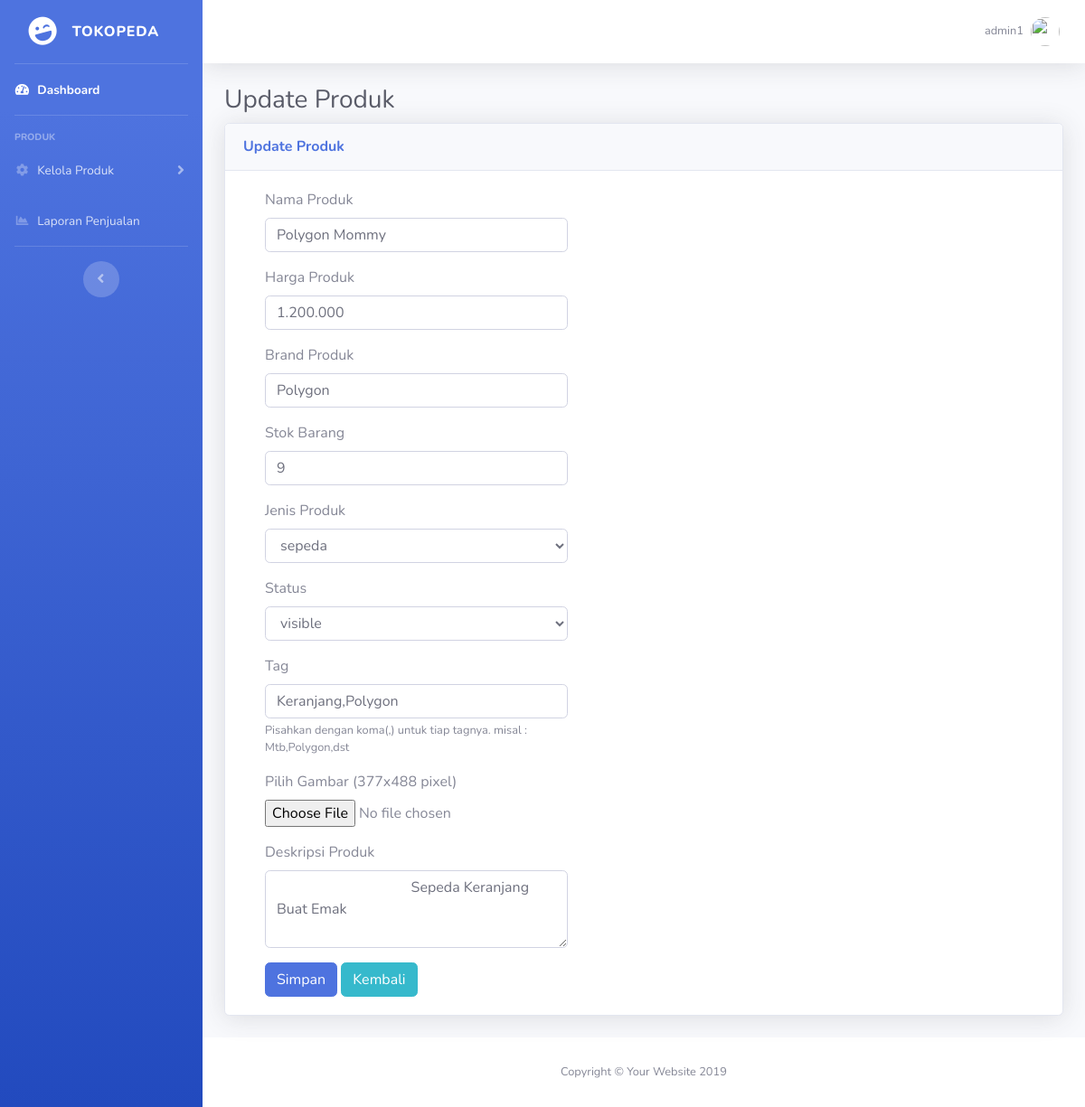
Screenshot of /public/AdminPage/formUpdate/7 (signed in) with the database file from the repository.
### tables this page shows
CREATE TABLE `product` (
  `product_id` int(11) NOT NULL,
  `product_name` varchar(255) NOT NULL,
  `product_price` varchar(255) NOT NULL,
  `stock` int(11) NOT NULL,
  `kind` varchar(255) NOT NULL,
  `status` enum('hidden','visible','','') NOT NULL,
  `weight` float NOT NULL,
  `product_brand` varchar(255) NOT NULL,
  `date_created` datetime NOT NULL DEFAULT CURRENT_TIMESTAMP,
  `updated_at` datetime NOT NULL DEFAULT CURRENT_TIMESTAMP,
  `description` varchar(255) NOT NULL,
  `tags` varchar(255) NOT NULL,
  `product_image` varchar(255) NOT NULL
);

### app/core/Controller.php (called while the page is built, shortened)
<?php
class Controller{
    public function view($view,$data=[]){
        require_once "../app/views/".$view.".php";
    }
    public function model($model){
        return new $model;
    }
}

### app/controllers/AdminPage.php (called while the page is built, shortened)
<?php
class AdminPage extends Controller{
    public function formUpdate($id){
        $data["product"] = $this->model("Produk_model")->getProductById($id);
        $this->view("admin-page/form-update",$data);
    }
}

### app/core/App.php (called while the page is built, shortened)
<?php
class App{
    protected $method = "index";
    protected $params = [];
    public function __construct(){
        $url = $this->parseURL();
        if(file_exists("../app/controllers/".$url[0].".php")){
            unset($url[0]);
        }
        $this->controller = new $this->controller;
        if(isset($url[1]) ){
            if(method_exists($this->controller,$url[1])){
                $this->method = $url[1];
                unset($url[1]);
            }
        }
        if(!empty($url)){
            $this->params = array_values($url);
        }
        call_user_func_array([$this->controller,$this->method],$this->params);
    }
    public function parseURL(){
        if(isset($_GET["url"])){
            $url = rtrim($_GET['url'],"/");
            $url = filter_var($url,FILTER_SANITIZE_URL);
            $url = explode("/",$url);
            return $url;
        }
    }
}

### public/index.php (called while the page is built, shortened)
<?php
$app = new App;

### app/core/Database.php (called while the page is built, shortened)
<?php
class Database{
    private $host = DB_HOST;
    private $username = DB_USERNAME;
    private $password = DB_PASSWORD;
    private $db_name = DB_NAME;
    private $dbh;
    private $stmt;
    public function __construct(){
        $dsn = "mysql:host=".$this->host.";dbname=".$this->db_name;
        $option = [
            PDO::ATTR_PERSISTENT => true,
            PDO::ATTR_ERRMODE => PDO::ERRMODE_EXCEPTION
        ];
        try{
            $this->dbh = new PDO($dsn,$this->username,$this->password,$option);
        } catch(PDOException $e) {
            die($e->getmessage());
        }
    }
    public function query($query){
        $this->stmt = $this->dbh->prepare($query);
    }
    public function bind($param,$value,$type=null){
        if(is_null($type)){
            switch(true){
                default:
                    $type = PDO::PARAM_STR;
            }
        }
        $this->stmt->bindValue($param,$value,$type);
    }
    public function execute(){
        $this->stmt->execute();
    }
    public function single(){
        $this->execute();
        return $this->stmt->fetch(PDO::FETCH_ASSOC);
    }
}

### app/models/Produk_model.php (called while the page is built, shortened)
<?php
class Produk_model{
    private $table = "product";
    private $db;
    public function __construct(){
        $this->db = new Database;
    }
    public function getProductById($id){
        $this->db->query("SELECT * FROM ".$this->table." WHERE product_id=:id");
        $this->db->bind("id",$id);
        return $this->db->single();
    }
}

### app/views/admin-page/form-update.php (the view, shortened to what this page needs)
<div class="container-fluid">
   <h1 class="h3 mb-2 text-gray-800">Update Produk</h1>
   <div class="card shadow mb-4">
       <div class="card-header py-3">
           <h6 class="m-0 font-weight-bold text-primary">Update Produk</h6>
       </div>
       <div class="card-body">
           <div class="container">
               <div class="row">
                   <div class="col-md-5">
                       <form action="<?= BASE_URL ?>/AdminPage/ubah" method="POST">
                           <div class="form-group">
                               <label for="nama-produk">Nama Produk</label>
                               <input type="text" class="form-control" id="nama-produk" name="nama-produk" value="<?=$data["product"]["product_name"]?>" required>
                           </div>
                           <div class="form-group">
                               <label for="harga-produk">Harga Produk</label>
                               <input type="text" class="form-control" id="harga-produk" name="harga-produk" value="<?=$data["product"]["product_price"]?>" required>
                           </div>
                           <div class="form-group">
                               <label for="brand-produk">Brand Produk</label>
                               <input type="text" class="form-control" id="brand-produk" name="brand-produk" value="<?=$data["product"]["product_brand"]?>" required>
                           </div>
                           <div class="form-group">
                               <label for="stock">Stok Barang</label>
                               <input type="text" class="form-control" id="stock" name="stock" value="<?=$data["product"]["stock"]?>" required>
                           </div>
                           <div class="form-group">
                               <label for="jenis-produk">Jenis Produk</label>
                               <select class="form-control" id="jenis-produk" name="jenis-produk" required>
                                   <option value="sepeda">sepeda</option>
                               </select>
                           </div>
                           <div class="form-group">
                               <label for="status">Status</label>
                               <select class="form-control" name="status" id="status" required>
                                   <option value="visible">visible</option>
                               </select>
                           </div>
                           <div class="form-group">
                               <label for="tag">Tag</label>
                               <input type="text" class="form-control" id="tag" name="tag" value="<?=$data["product"]["tags"]?>" required>
                               <small id="emailHelp" class="form-text text-muted">Pisahkan dengan koma(,) untuk tiap tagnya. misal : Mtb,Polygon,dst</small>
                           </div>
                           <div class="form-group">
                               <label for="gambar-produk">Pilih Gambar (377x488 pixel)</label>
                               <input type="file" class="form-control-file" id="gambar-produk">
                           </div>
                           <div class="form-group">
                               <label for="deskripsi">Deskripsi Produk</label>
                               <textarea class="form-control" id="deskripsi" name="deskripsi" rows="3" style="text-align:left"><?=$data["product"]["description"]?></textarea>
                           </div>
                           <button type="submit" class="btn btn-primary">Simpan</button>
                           <a href="<?=BASE_URL?>/AdminPage/edit" class="btn btn-info">Kembali</a>
                       </form>
                   </div>
               </div>
           </div>
       </div>
   </div>
</div>

### rows the page displays
product: nama-produk "Polygon Mommy", harga-produk "1.200.000", brand-produk "Polygon", stock "9", tag "Keranjang,Polygon", deskripsi "Sepeda Keranjang Buat Emak"

### other values shown
$_SESSION["username"] "admin1"
